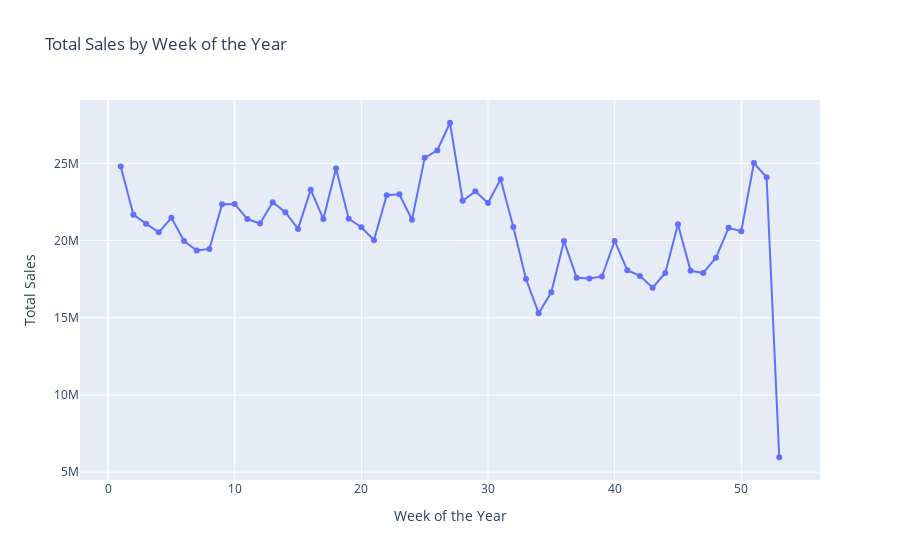

The code cell stored with this chart in its notebook:
### Code cell
# Ensure the 'date' column is in datetime format
train_data['date'] = pd.to_datetime(train_data['date'])

# Extract week from the date
train_data['week'] = train_data['date'].dt.isocalendar().week

# Group by week and calculate total sales
week_sales = train_data.groupby('week')['sales'].sum().reset_index()

# Create the line plot with Plotly
fig = px.line(week_sales, x='week', y='sales', markers=True, title='Total Sales by Week of the Year',
              labels={'week': 'Week of the Year', 'sales': 'Total Sales'})

# Customize tooltips
fig.update_traces(hovertemplate='Week: %{x}<br>Sales: %{y:,}')

# Show the plot
fig.show()

### Figure 1 — Plotly figure (JSON) as saved in the notebook; plotly's stock layout.template omitted (floating-point values rounded to 4 significant figures)
{"data": [{"hovertemplate": "Week: %{x}<br>Sales: %{y:,}", "legendgroup": "", "line": {"color": "#636efa", "dash": "solid"}, "marker": {"symbol": "circle"}, "mode": "lines+markers", "name": "", "orientation": "v", "showlegend": false, "type": "scatter", "x": [1, 2, 3, 4, 5, 6, 7, 8, 9, 10, 11, 12, 13, 14, 15, 16, 17, 18, 19, 20, 21, 22, 23, 24, 25, 26, 27, 28, 29, 30, 31, 32, 33, 34, 35, 36, 37, 38, 39, 40, 41, 42, 43, 44, 45, 46, 47, 48, 49, 50, 51, 52, 53], "xaxis": "x", "y": [24790000.0, 21680000.0, 21090000.0, 20530000.0, 21470000.0, 19960000.0, 19360000.0, 19450000.0, 22340000.0, 22370000.0, 21390000.0, 21110000.0, 22480000.0, 21840000.0, 20750000.0, 23290000.0, 21390000.0, 24670000.0, 21410000.0, 20860000.0, 20030000.0, 22930000.0, 22990000.0, 21340000.0, 25350000.0, 25840000.0, 27630000.0, 22570000.0, 23190000.0, 22430000.0, 23960000.0, 20870000.0, 17510000.0, 15300000.0, 16640000.0, 19970000.0, 17590000.0, 17540000.0, 17670000.0, 19970000.0, 18070000.0, 17710000.0, 16950000.0, 17900000.0, 21050000.0, 18040000.0, 17900000.0, 18890000.0, 20820000.0, 20600000.0, 25020000.0, 24100000.0, 5965000.0], "yaxis": "y"}], "layout": {"legend": {"tracegroupgap": 0}, "title": {"text": "Total Sales by Week of the Year"}, "xaxis": {"anchor": "y", "domain": [0, 1], "title": {"text": "Week of the Year"}}, "yaxis": {"anchor": "x", "domain": [0, 1], "title": {"text": "Total Sales"}}}}
